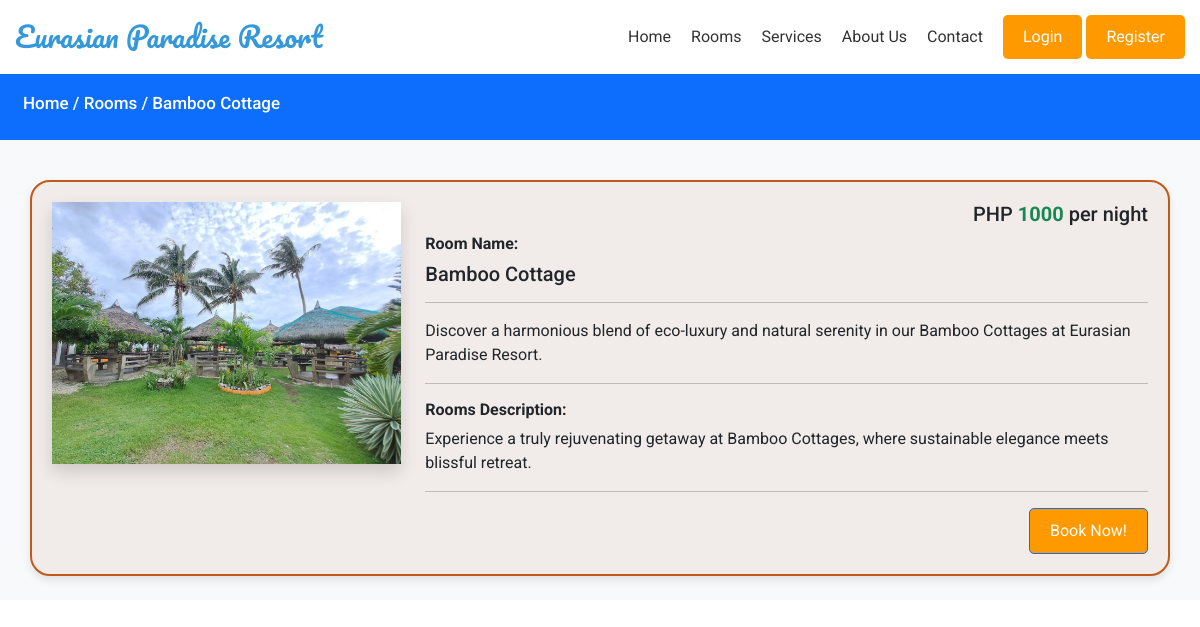
The page /rooms-view.php?rooms=bamboo cottage on the database its author committed.
### tables this page shows
CREATE TABLE `rooms` (
  `id` int(11) NOT NULL,
  `category_id` int(11) NOT NULL,
  `name` varchar(255) NOT NULL,
  `slug` varchar(255) NOT NULL,
  `small_description` mediumtext NOT NULL,
  `description` mediumtext NOT NULL,
  `selling_price` int(11) NOT NULL,
  `image` varchar(255) NOT NULL,
  `qty` int(11) NOT NULL,
  `status` tinyint(4) NOT NULL,
  `trending` tinyint(4) NOT NULL,
  `meta_title` varchar(255) NOT NULL,
  `meta_keywords` mediumtext NOT NULL,
  `meta_description` mediumtext NOT NULL,
  `created_at` timestamp NOT NULL DEFAULT current_timestamp() ON UPDATE current_timestamp()
);

### functions/userfunctions.php (called while the page is built, shortened)
<?php
include('config/dbcon.php');
function getSlugActive($table, $slug)
{
    global $con;
    $query = "SELECT * FROM $table WHERE slug='$slug' AND status ='0' LIMIT 1";
    return $query_run = mysqli_query($con, $query);
}
?>

### rooms-view.php (the view, shortened to what this page needs)
<?php
include('functions/userfunctions.php');
include('includes/header.php');
if(isset($_GET['rooms']))
{
    $rooms_slug = $_GET['rooms'];
    $rooms_data = getSlugActive("rooms",$rooms_slug);
    $rooms = mysqli_fetch_array($rooms_data);
    if($rooms)
    {
        ?>
        <div class="py-3 bg-primary">
            <div class="container2">
                <h6 class="text-white">
                <a href="index.php">
                    Home /
                </a>
                <a href="categories.php">
                    Rooms /
                </a>
                <?= $rooms['name']; ?></h6>
            </div>
        </div>
        <div class="bg-light py-4">
            <div class="container rooms_data mt-3">
                <div class="row">
                    <div class="col-md-4">
                        <div class="shadow">
                            <img src="Images/<?= $rooms['image']; ?>" alt="Rooms Image" class="w-100">
                        </div>
                    </div>
                    <div class="col-md-8">
                        <div class="row">
                            <div class="col-md-19" style="text-align: right">
                                <h4>PHP<span class="text-success fw-bold"> <?= $rooms['selling_price']; ?></span> per night</h4>
                            <div class="col-md-19" style="text-align: left">
                                <h6><b>Room Name:</b></h6>
                        <h4 class="gw-bold"><?= $rooms['name']; ?></h4>
                        <hr>
                        <p><?= $rooms['small_description']; ?></p>
                        <hr>
                        <h6><b>Rooms Description:</b></h6>
                        <p><?= $rooms['description'] ?></p>
                        <hr>
                        <?php
                        if (isset($_SESSION['auth']) && $_SESSION['auth']) {
                            echo '<div class="row">
                                    <div class="col-md-19" style="text-align: right">
                                        <a href="bookNow.php?room_name=' . urlencode($rooms['name']) . '" class="btn btn-primary" id="book-now">Book Now!</a>
                                    </div>';
                        } else {
                            echo '<div class="row">
                                    <div class="col-md-19" style="text-align: right">
                                        <a href="login.php" class="btn btn-primary">Book Now!</a>
                                    </div>
                                </div>';
                        }
                        ?>
                    </div>
                </div>
            </div>
        </div>
        <?php
    }
    else
    {
        echo "Rooms Not Found";
    }
}
else
{
echo "Something Went Wrong";
}
?>

### style.css (style rules this page uses)
html { overflow-x: hidden; }
body { margin: 0; padding: 0; font-family: 'Roboto', sans-serif; overflow-x: hidden; min-height: 0px; box-sizing: border-box; }
.btn-primary { background-color: #ff9900; color: white; padding: 10px 20px; border-radius: 5px; text-decoration: none; transition: background-color 0.3s ease, transform 0.3s ease; position: relative; overflow: hidden; }
.btn-primary:before { content: ''; position: absolute; top: 0; left: 0; width: 100%; height: 100%; background-color: rgba(255, 255, 255, 0.1); transform: scaleX(0); transform-origin: 0 50%; z-index: -1; transition: transform 0.3s ease; }
.container { position: relative; margin-top: -50px; padding: 20px; background-color: #f1ece9; border-radius: 20px; box-shadow: 0px 4px 8px rgba(0, 0, 0, 0.1); display: flex; justify-content: center; align-items: center; border: 2px solid #c05a1b; }
div { position: relative; }

### rooms-view.php (style rules this page uses)
.container2 h6 { padding: 3px; font-size: 17px; margin-left: 20px; }
.container2 h6 a { text-decoration: none; color: #ffffff; }
h4 { font-size: 20px; }

### rows shown on the page
rooms: name "Bamboo Cottage", image (picture), selling_price "1000", small_description "Discover a harmonious blend of eco-luxury and natural serenity in our Bamboo Cottages at Eurasian Paradise Resort.", description "Experience a truly rejuvenating getaway at Bamboo Cottages, where sustainable elegance meets blissful retreat."
